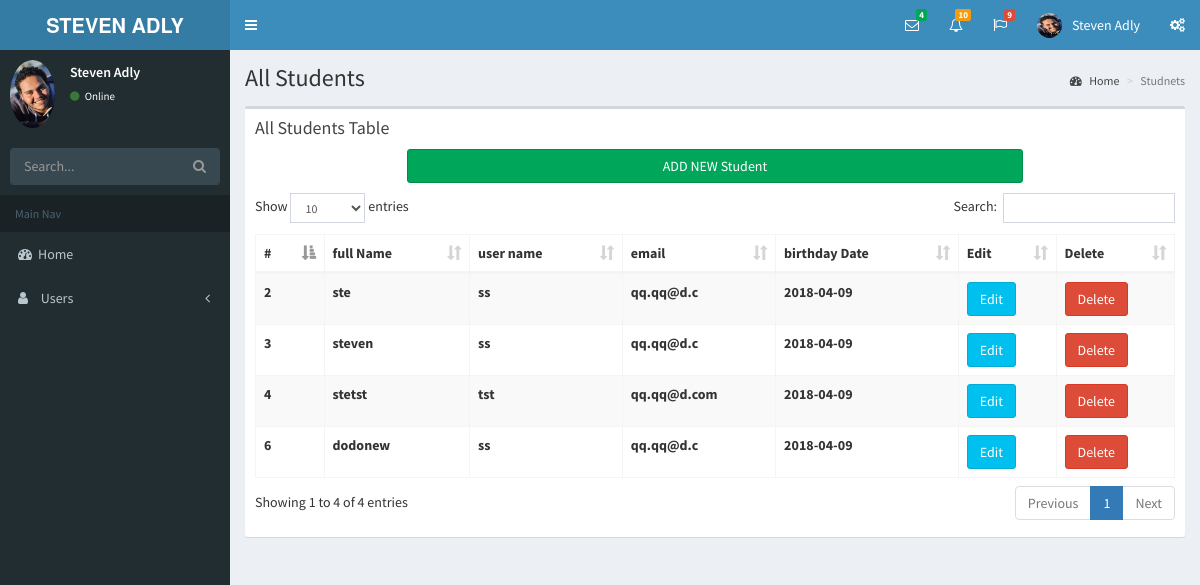
Screenshot of /app/admin/students.php with the database file from the repository.
### tables this page shows
CREATE TABLE IF NOT EXISTS `students` (
  `id` int(10) NOT NULL AUTO_INCREMENT,
  `fullname` varchar(100) NOT NULL,
  `username` varchar(70) NOT NULL,
  `email` varchar(150) NOT NULL,
  `password` varchar(150) NOT NULL,
  `bdate` date NOT NULL,
  PRIMARY KEY (`id`)
);

### app/libs/student.lib.php (called while the page is built, shortened)
<?php
$tableNameStudent = "students";
function getAllStudents()
{
	global $dbh;
	global $tableNameStudent;
	$sql = "SELECT * FROM $tableNameStudent";
	$stm = $dbh->prepare($sql);
	if ($stm->execute()) {
		return $stm->fetchAll();
	} else {
		return false;
	}
}

### app/admin/students.php (the view, shortened to what this page needs)
<?php
_header_admin("STUDENTS");
$students = getAllStudents();
?>
  <div class="content-wrapper">
    <section class="content-header">
      <h1>
        All Students
      </h1>
      <ol class="breadcrumb">
        <li><a href="#"><i class="fa fa-dashboard"></i> Home</a></li>
        <li class="active">Studnets</li>
      </ol>
    </section>
    <section class="content">
      <div class="row">
        <div class="col-xs-12">
          <div class="box">
            <div class="box-header">
              <h3 class="box-title">All Students Table</h3>
            </div>
            <div class="row">
              <div class="col-xs-8 col-xs-offset-2">
                                <?php
                                if (isset($_GET['edit'])){
                                    $student = getStudentById($_GET['edit']);
                                    print_r($student);
                                    ?>
                                    <form action="" method="post">
                                        <input type="hidden" name="id" value="<?php echo $student['id']; ?>">
                                      <div class="modal-body">
                                        <div class="row">
                                          <div class="col-xs-12 col-md-6">
                                            <div class="form-group">
                                              <input type="text" name="fullname" value="<?php echo $student['fullname'] ?>" class="form-control" placeholder="full name">
                                            </div>
                                          </div>
                                          <div class="col-xs-12 col-md-6">
                                            <div class="form-group">
                                              <div class="form-group">
                                                <input type="text"  name="username"  value="<?php echo $student['username'] ?>" class="form-control" placeholder="user name">
                                              </div>
                                            </div>
                                          </div>
                                          <div class="col-xs-12">
                                            <div class="form-group">
                                              <input type="email" name="email" value="<?php echo $student['email'] ?>"  class="form-control" placeholder="email">
                                            </div>
                                          </div>
                                          <div class="col-xs-12 col-md-6">
                                            <div class="form-group">
                                              <input type="password"  name="password" class="form-control" placeholder="password">
                                            </div>
                                          </div>
                                          <div class="col-xs-12 col-md-6">
                                            <div class="form-group">
                                              <div class="form-group">
                                                <input type="password"  name="repassword" class="form-control" placeholder="re-password">
                                              </div>
                                            </div>
                                          </div>
                                            <div class="col-xs-12">
                                              <div class="form-group">
                                                <input type="date" name="bdate"  value="<?php echo $student['bdate'] ?>" class="form-control" placeholder="birthday date">
                                              </div>
                                            </div>
                                        </div>
                                      </div>
                                      <div class="modal-footer">
                                        <button type="button" class="btn btn-default pull-left" data-dismiss="modal">Close</button>
                                        <button type="submit" class="btn btn-primary">Save changes</button>
                                      </div>
                                    </form>
                                    <?php
                                } else {
                                ?>
                                <button type="button" class="btn btn-success btn-block" data-toggle="modal" data-target="#add-new">
                                    ADD NEW Student
                                </button>
                                <?php } ?>
              </div>
            </div>
            <div class="box-body">
              <table id="table-courses" class="table table-bordered table-striped">
                <thead>
                <tr>
                  <th>#</th>
                  <th>full Name</th>
                  <th>user name</th>
                  <th>email</th>
                  <th>birthday Date</th>
                  <th>Edit</th>
                  <th>Delete</th>
                 </tr>
                </thead>
                <tbody>
                <tr>
                  <?php  foreach ($students as $student) {  ?>
                  <th><?php echo $student['id']; ?></th>
                  <th><?php echo $student['fullname']; ?></th>
                  <th><?php echo $student['username']; ?></th>
                  <th><?php echo $student['email']; ?></th>
                  <th><?php echo $student['bdate']; ?></th>
                  <td><a href="<?php BASE_ADMIN.'students.php'; ?>?edit=<?php echo $student['id']; ?>" class="btn btn-info">Edit</a></td>
                  <td><a href="<?php BASE_ADMIN.'students.php'; ?>?del=<?php  echo $student['id']; ?>" class="btn btn-danger">Delete</a></td>
                </tr>
                  <?php } ?>
                </tbody>
              </table>
            </div>
          </div>
        </div>
      </div>
    </section>
  </div>
<?php
_footer_admin();
?>

### app/admin/templates/_layouts/app.admin.php (shortened to what this page needs)
<?php
function _header_admin($pageName) {
    ?>
<!DOCTYPE html>
<html>
<head>
  <link rel="stylesheet" href="<?php echo  BASE_ADMIN_temp; ?>bower_components/bootstrap/dist/css/bootstrap.min.css">
  <link rel="stylesheet" href="<?php echo  BASE_ADMIN_temp; ?>bower_components/font-awesome/css/font-awesome.min.css">
  <link rel="stylesheet" href="<?php echo  BASE_ADMIN_temp; ?>bower_components/Ionicons/css/ionicons.min.css">
  <link rel="stylesheet" href="<?php echo  BASE_ADMIN_temp; ?>bower_components/datatables.net-bs/css/dataTables.bootstrap.min.css">
  <link rel="stylesheet" href="<?php echo  BASE_ADMIN_temp; ?>dist/css/AdminLTE.min.css">
  <link rel="stylesheet" href="<?php echo  BASE_ADMIN_temp; ?>dist/css/skins/_all-skins.min.css">
</head>
<body class="hold-transition skin-blue sidebar-mini">
<div class="wrapper">
  <header class="main-header">
    <a href="index2.html" class="logo">
      <span class="logo-lg"><b>STEVEN  ADLY</b></span>
    </a>
    <nav class="navbar navbar-static-top" role="navigation">
      <a href="#" class="sidebar-toggle" data-toggle="push-menu" role="button">
      </a>
      <div class="navbar-custom-menu">
        <ul class="nav navbar-nav">
          <li class="dropdown messages-menu">
            <a href="#" class="dropdown-toggle" data-toggle="dropdown">
              <i class="fa fa-envelope-o"></i>
              <span class="label label-success">4</span>
            </a>
          </li>
          <li class="dropdown notifications-menu">
            <a href="#" class="dropdown-toggle" data-toggle="dropdown">
              <i class="fa fa-bell-o"></i>
              <span class="label label-warning">10</span>
            </a>
          </li>
          <li class="dropdown tasks-menu">
            <a href="#" class="dropdown-toggle" data-toggle="dropdown">
              <i class="fa fa-flag-o"></i>
              <span class="label label-danger">9</span>
            </a>
          </li>
          <li class="dropdown user user-menu">
            <a href="#" class="dropdown-toggle" data-toggle="dropdown">
              <img src="<?php echo  BASE_ADMIN_temp; ?>dist/img/steven.jpg" class="user-image" alt="User Image">
              <span class="hidden-xs">Steven Adly</span>
            </a>
          </li>
          <li>
            <a href="#" data-toggle="control-sidebar"><i class="fa fa-gears"></i></a>
          </li>
        </ul>
      </div>
    </nav>
  </header>
  <aside class="main-sidebar">
    <section class="sidebar">
      <div class="user-panel">
        <div class="pull-left image">
          <img src="<?php echo  BASE_ADMIN_temp; ?>dist/img/steven.jpg" class="img-circle" alt="User Image">
        </div>
        <div class="pull-left info">
          <p>Steven Adly</p>
          <a href="#"><i class="fa fa-circle text-success"></i> Online</a>
        </div>
      </div>
      <form action="#" method="get" class="sidebar-form">
        <div class="input-group">
          <input type="text" name="q" class="form-control" placeholder="Search...">
          <span class="input-group-btn">
              <button type="submit" name="search" id="search-btn" class="btn btn-flat"><i class="fa fa-search"></i>
              </button>
            </span>
        </div>
      </form>
      <ul class="sidebar-menu" data-widget="tree">
        <li class="header">Main Nav</li>
        <li ><a href="<?php echo BASE_ADMIN; ?>"><i class="fa fa-dashboard"></i><span>Home</span></a></li>
        <li class="treeview">
          <a href="#"><i class="fa fa-user"></i> <span>Users</span>
            <span class="pull-right-container">
                <i class="fa fa-angle-left pull-right"></i>
              </span>
          </a>
        </li>
      </ul>
    </section>
  </aside>
<?php
}
function _footer_admin() {
?>
</div>
</body>
</html>
<?php
}

### rows the page displays
students: id "2", fullname "ste", username "ss", email "qq.qq@d.c", bdate "2018-04-09"
students: id "3", fullname "steven", username "ss", email "qq.qq@d.c", bdate "2018-04-09"
students: id "4", fullname "stetst", username "tst", email "qq.qq@d.com", bdate "2018-04-09"
students: id "6", fullname "dodonew", username "ss", email "qq.qq@d.c", bdate "2018-04-09"
